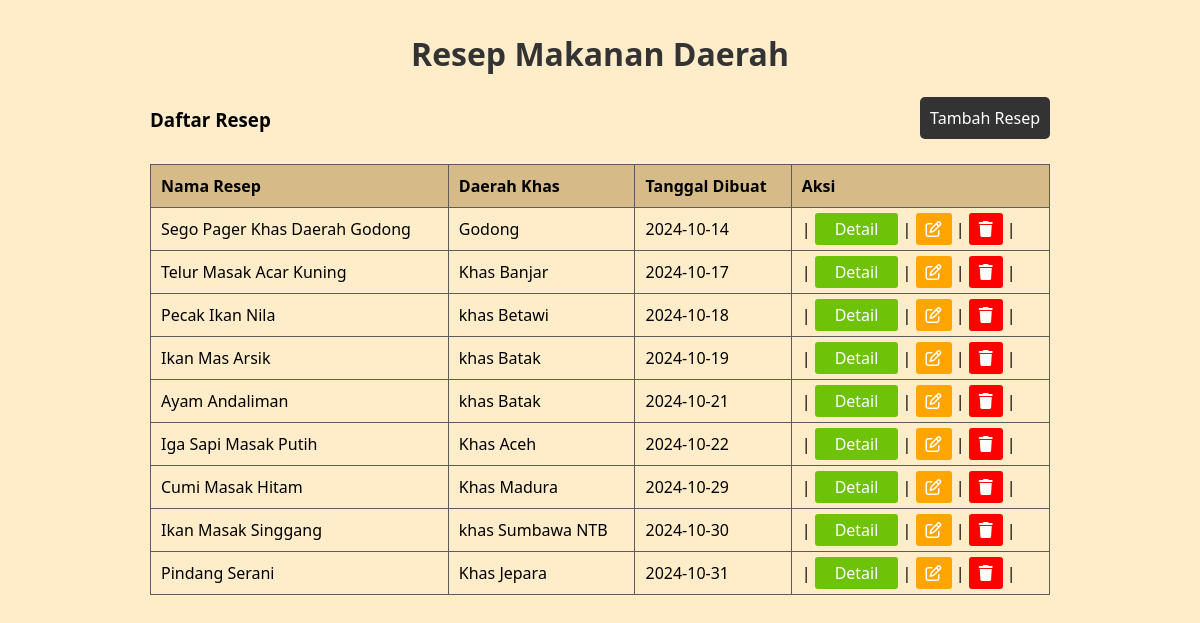
The page /halaman_utama.php on the database its author committed.
### tables this page shows
CREATE TABLE resep (
    id INTEGER PRIMARY KEY AUTOINCREMENT,
    nama_resep TEXT NOT NULL,
    description TEXT NOT NULL,
    daerah TEXT NOT NULL,
    bahan TEXT NOT NULL, 
    cara TEXT NOT NULL,
    created_at TEXT NOT NULL);

### functions.php (called while the page is built, shortened)
<?php
function get_all_resep()
{
    $db = connect_db();
    $query = "SELECT * FROM resep";
    $result = $db->query($query);
    $res = [];
    while ($row = $result->fetchArray(SQLITE3_ASSOC)) {
        $res[] = $row;
    }
    return $res;
}

### halaman_utama.php (the view, shortened to what this page needs)
<?php
require_once 'functions.php';
$resep_list = get_all_resep();
?>
<!DOCTYPE html>
<html lang="en">
<head>
    <link rel="stylesheet" href="https://cdnjs.cloudflare.com/ajax/libs/font-awesome/6.6.0/css/all.min.css" />
</head>
<body>
    <div class="container">
        <div class="jumbotron">
            <h1>Resep Makanan Daerah</h1>
            <div class="navigasi">
                <h3>Daftar Resep</h3>
                <div class="link-navigasi">
                    <a href="tambah_resep.php">Tambah Resep</a>
                </div>
            </div>
            <div class="table">
                <table>
                    <thead>
                        <tr>
                            <th>Nama Resep</th>
                            <th>Daerah Khas</th>
                            <th>Tanggal Dibuat</th>
                            <th>Aksi</th>
                        </tr>
                    </thead>
                    <tbody>
                        <?php if (empty($resep_list)): ?>
                            <tr>
                                <td colspan="3">Tidak ada resep yang ditemukan.</td>
                            </tr>
                        <?php else: ?>
                            <?php foreach ($resep_list as $item): ?>
                                <tr>
                                    <td><?php echo htmlspecialchars($item['nama_resep']); ?></td>
                                    <td><?php echo htmlspecialchars($item['daerah']); ?></td>
                                    <td><?php echo htmlspecialchars($item['created_at']); ?></td>
                                    <td>|
                                        <a href="detail_resep.php?id=<?php echo htmlspecialchars($item['id']); ?>">Detail</a>
                                        |
                                        <a id="edit" href="edit_resep.php?id=<?php echo htmlspecialchars($item['id']); ?>"><i class="fa-regular fa-pen-to-square"></i></a>
                                        |
                                        <a id="Hapus" href="delete_resep.php?id=<?php echo htmlspecialchars($item['id']); ?>" onclick="return confirm('Anda yakin ingin menghapus resep ini?');"><i class="fa-solid fa-trash"></i></a>
                                        |
                                    </td>
                                </tr>
                            <?php endforeach; ?>
                        <?php endif; ?>
                    </tbody>
                </table>
            </div>
        </div>
    </div>
</body>
</html>

### halaman_utama.php (style rules this page uses)
* { margin: 0; padding: 0; box-sizing: border-box; }
body { font-family: system-ui, -apple-system, BlinkMacSystemFont, 'Segoe UI', Roboto, Oxygen, Ubuntu, Cantarell, 'Open Sans', 'Helvetica Neue', sans-serif; background-color: #FFECC8; }
.container .jumbotron { max-width: 900px; height: 100vh; margin: auto; }
.container .jumbotron h1 { color: #333; text-align: center; padding: 2rem 0 1rem 0; }
.container .jumbotron .navigasi { justify-content: space-between; display: flex; padding: 1rem 0rem; }
.container .jumbotron .navigasi .link-navigasi a { margin-left: 1rem; padding: 10px; background-color: #333; color: #fff; text-decoration: none; border-radius: 5px; }
.container .jumbotron .table { margin-top: 1rem; }
.container .jumbotron .table table { border: 1px solid black; width: 100%; border-collapse: collapse; }
.container .jumbotron .table table th { background-color: #d6bb89; }
.container .jumbotron .table table th, .container .jumbotron .table table td { padding: 10px; text-align: left; border: 1px solid #5d5c5c; }
.container .jumbotron .table tr td a:first-child { padding: 5px 20px; background-color: #6EC207; color: #fff; border-radius: 3px; text-decoration: none; transition: 0.3s ease-in-out; }
.container .jumbotron .table tr td #edit, .container .jumbotron .table tr td #Hapus { padding: 5px 10px; border-radius: 3px; color: #fff; }
.container .jumbotron .table tr td #edit { background-color: #FFA500; }
.container .jumbotron .table tr td #Hapus { background-color: red; }

### rows shown on the page
resep: nama_resep "Sego Pager Khas Daerah Godong", daerah "Godong", created_at "2024-10-14"
resep: nama_resep "Telur Masak Acar Kuning", daerah "Khas Banjar", created_at "2024-10-17"
resep: nama_resep "Pecak Ikan Nila", daerah "khas Betawi", created_at "2024-10-18"
resep: nama_resep "Ikan Mas Arsik", daerah "khas Batak", created_at "2024-10-19"
resep: nama_resep "Ayam Andaliman", daerah "khas Batak", created_at "2024-10-21"
resep: nama_resep "Iga Sapi Masak Putih", daerah "Khas Aceh", created_at "2024-10-22"
resep: nama_resep "Cumi Masak Hitam", daerah "Khas Madura", created_at "2024-10-29"
resep: nama_resep "Ikan Masak Singgang", daerah "khas Sumbawa NTB", created_at "2024-10-30"
resep: nama_resep "Pindang Serani", daerah "Khas Jepara", created_at "2024-10-31"
